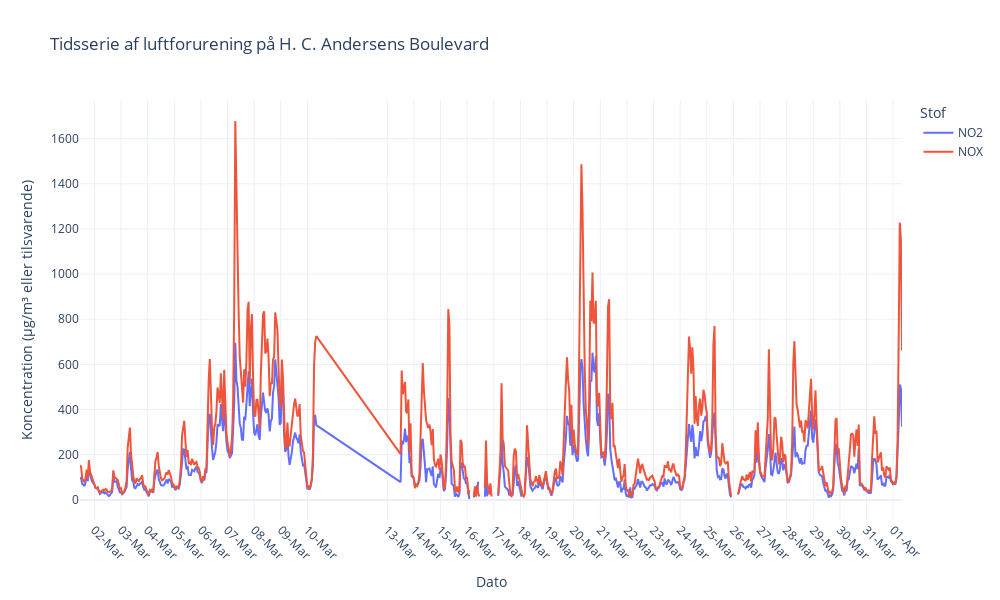

The notebook cell saved with this chart:
### Code cell
plot_luftforurening(df_jagtvej)

### Figure 1 — Plotly figure (JSON) as saved in the notebook; plotly's stock layout.template omitted (floating-point values rounded to 4 significant figures; data arrays with more than 128 entries replaced by an {"elided": "..."} marker saying what was removed)
{"data": [{"mode": "lines", "name": "NO2", "type": "scatter", "x": {"elided": "665 str values"}, "y": {"elided": "665 int values"}}, {"mode": "lines", "name": "NOX", "type": "scatter", "x": {"elided": "665 str values"}, "y": {"elided": "665 int values"}}], "layout": {"height": 600, "legend": {"title": {"text": "Stof"}}, "title": {"text": "Tidsserie af luftforurening på H. C. Andersens Boulevard"}, "width": 1000, "xaxis": {"showgrid": true, "tickangle": 45, "ticktext": ["01-Mar", "02-Mar", "03-Mar", "04-Mar", "05-Mar", "06-Mar", "07-Mar", "08-Mar", "09-Mar", "10-Mar", "13-Mar", "14-Mar", "15-Mar", "16-Mar", "17-Mar", "18-Mar", "19-Mar", "20-Mar", "21-Mar", "22-Mar", "23-Mar", "24-Mar", "25-Mar", "26-Mar", "27-Mar", "28-Mar", "29-Mar", "30-Mar", "31-Mar", "01-Apr"], "tickvals": ["2025-03-01T00:00:00", "2025-03-02T00:00:00", "2025-03-03T00:00:00", "2025-03-04T00:00:00", "2025-03-05T00:00:00", "2025-03-06T00:00:00", "2025-03-07T00:00:00", "2025-03-08T00:00:00", "2025-03-09T00:00:00", "2025-03-10T00:00:00", "2025-03-13T00:00:00", "2025-03-14T00:00:00", "2025-03-15T00:00:00", "2025-03-16T00:00:00", "2025-03-17T00:00:00", "2025-03-18T00:00:00", "2025-03-19T00:00:00", "2025-03-20T00:00:00", "2025-03-21T00:00:00", "2025-03-22T00:00:00", "2025-03-23T00:00:00", "2025-03-24T00:00:00", "2025-03-25T00:00:00", "2025-03-26T00:00:00", "2025-03-27T00:00:00", "2025-03-28T00:00:00", "2025-03-29T00:00:00", "2025-03-30T00:00:00", "2025-03-31T00:00:00", "2025-04-01T00:00:00"], "title": {"text": "Dato"}}, "yaxis": {"showgrid": true, "title": {"text": "Koncentration (μg/m³ eller tilsvarende)"}}}}
